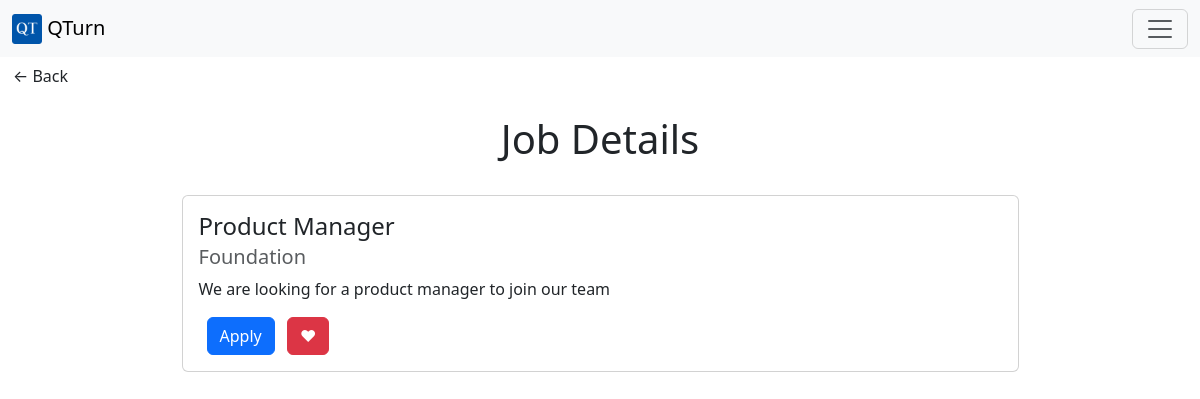
The page /jobs/3 (signed in) on the database its author committed.
### tables this page shows
CREATE TABLE jobs (
  id INTEGER PRIMARY KEY AUTOINCREMENT,
  title TEXT NOT NULL,
  description TEXT NOT NULL,
  company TEXT NOT NULL,
  image TEXT NOT NULL default 'https://placehold.co/600x400.png',
  tags TEXT NOT NULL,
  url TEXT NOT NULL,
  created_at TEXT DEFAULT (datetime('now','localtime')),
  updated_at TEXT DEFAULT (datetime('now','localtime')),  
  creator_id INTEGER NOT NULL,
  FOREIGN KEY(creator_id) REFERENCES users(id)
);

### app.py (the view)
@app.route("/jobs/<int:job_id>", methods=["GET"])
@login_required
def job_details(job_id):
    try:
        rows = db.execute("SELECT * FROM jobs WHERE id = ?", job_id)
        job = rows[0]
        if not job:
            return render_error_message("Job not found", code=404)
        if session.get("user_id"):
            rows = db.execute(
                "SELECT job_id FROM favorites WHERE user_id = ? AND job_id = ?",
                session.get("user_id"),
                job_id,
            )
            job["is_favorite"] = len(rows) > 0
        if job["creator_id"] and session.get("user_id") == job["creator_id"]:
            job["is_owned_by_user"] = True
        return render_template("jobs/job_details.html", job=job)
    except (TemplateNotFound, RuntimeError, ValueError) as e:
        print(f"An error occurred: {e}")
        return render_error_message("Something went wrong", code=500)

### app.py (called while the page is built)
@app.after_request
def after_request(response):
    response.headers["Cache-Control"] = "no-cache, no-store, must-revalidate"
    response.headers["Expires"] = 0
    response.headers["Pragma"] = "no-cache"
    return response

### helpers.py (called while the page is built)
def login_required(f):
    @wraps(f)
    def decorated_function(*args, **kwargs):
        if session.get("user_id") is None:
            return redirect("/login")
        return f(*args, **kwargs)
    return decorated_function

### templates/jobs/job_details.html (shortened to what this page needs)
{% extends "layout.html" %}
{% block header %}
<h1>{% block title %}Job Details{% endblock %}</h1>
{% endblock %}
{% block content %}
<div class="container">
<div class="card w-75 mx-auto">
  <div class="card-body">
    <h4 class="card-title">{{ job.title }}</h4>
    <h5 class="card-subtitle mb-2 text-muted">{{ job.company }}</h5>
    <p class="card-text">{{ job.description }}</p>
    <a href="{{ job.url }}" class="text-decoration-none" target="_blank">
      <button class="btn btn-primary mx-2">Apply</button>
    </a>
    <button
      class="card-link like-button btn {{ 'btn-danger' if job.is_favorite else 'btn-outline-danger' }}"
      id="like-button"
      data-job-id="{{ job.id }}"
      data-is-favorite="{{ "true" if job.is_favorite }}"
    >
      {{ "♥" if job.is_favorite else "♡" }}
    </button>
  </div>
</div>
</div>
{% endblock %}

### static/styles.css (style rules this page uses)
* { margin: 0; padding: 0; box-sizing: border-box; }
html, body { height: 100%; }

### rows shown on the page
jobs: title "Product Manager", company "Foundation", description "We are looking for a product manager to join our team"

### other values the page prints
{{ "♥" if job.is_favorite else "♡" }} "♥"
